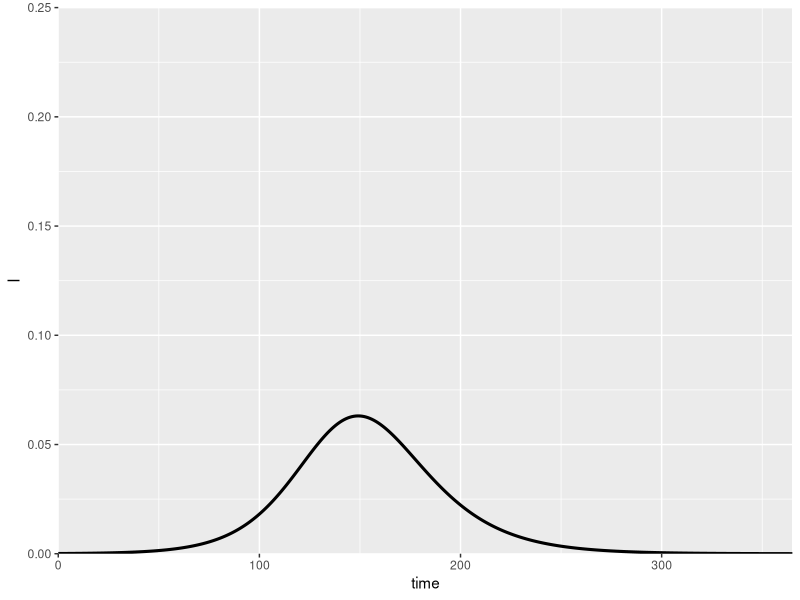
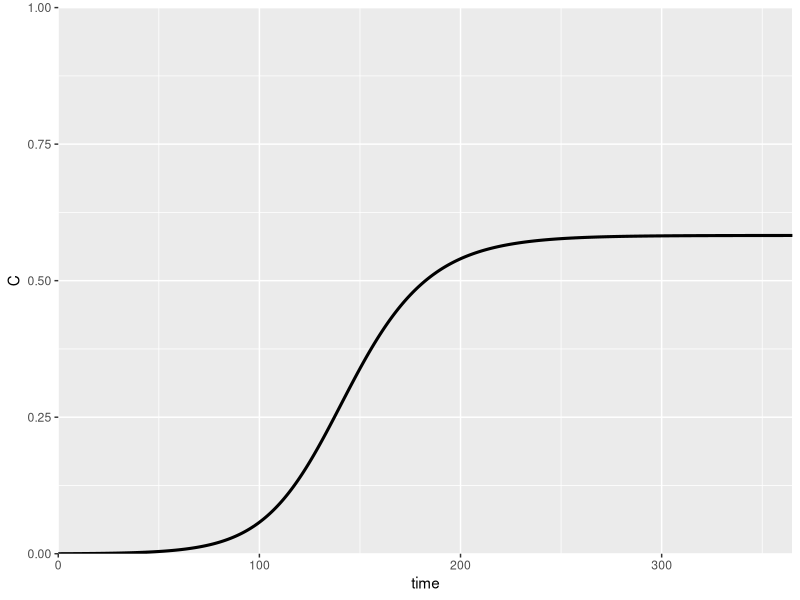

Recreate these plots in R, in order. (Note: this script raises an error after producing the figures.)
rm(list=ls())

library("deSolve"); library("ggplot2"); library("cowplot")

GenTime <- function(T2, R0) {
  G = T2 * ((R0-1)/log(2))
  return(G)
}

#### SCENARIO 1 No Intervention ####

SIR <- function(time, state, parameters) {
  with(as.list(c(state, parameters)), {
    dS = - beta*S*I
    dI = beta*S*I - gamma*I 
    dR = gamma*I 
    dC = beta*S*I 
    return(list(c(dS,dI,dR,dC)))
  })
}

init <- c(S = 0.9999, I = 0.0001,  R = 0, C = 0)
times <- seq(0,365,by = 1)

parms = c(gamma = 1/(GenTime(4.6,2.4)),
          beta = 1.5*(1/(GenTime(4.6,2.4))))

out <- data.frame(ode(y = init, func = SIR, times = times, parms = parms))

ggplot(out, aes(x = time, y =I)) + geom_line(size = 1.05) + 
  scale_y_continuous(limits = c(0, 0.25), expand = c(0,0)) +
  scale_x_continuous(expand = c(0, 0), limits = c(0,365))

ggplot(out, aes(x = time, y =C)) + geom_line(size = 1.05) + 
  scale_y_continuous(limits = c(0, 1), expand = c(0,0)) +
  scale_x_continuous(expand = c(0, 0), limits = c(0,365))

write.csv(comb10data, "delaydata3day.csv", row.names = FALSE)
